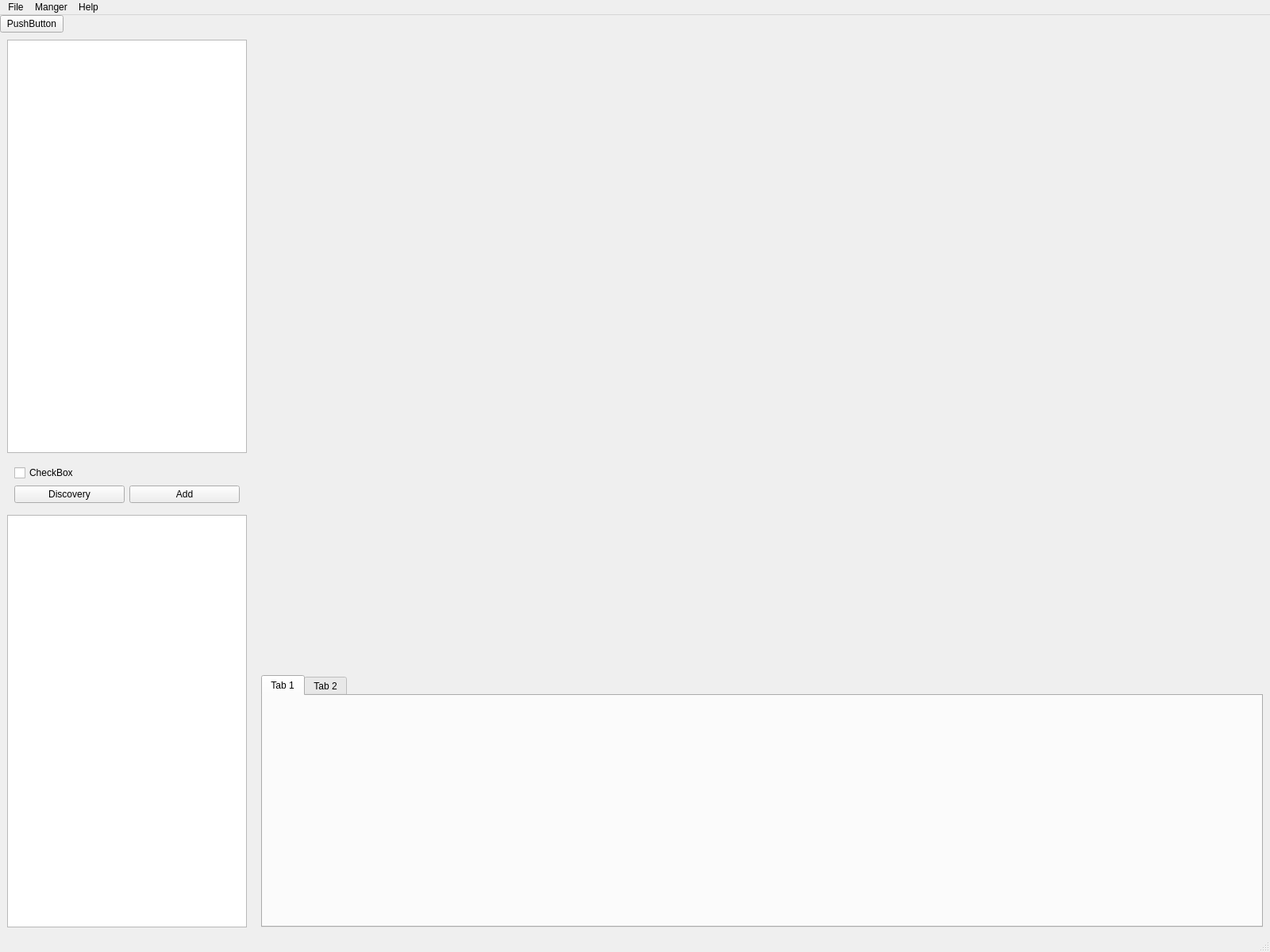
<?xml version="1.0" encoding="UTF-8"?>
<ui version="4.0">
 <class>MainWindow</class>
 <widget class="QMainWindow" name="MainWindow">
  <property name="geometry">
   <rect>
    <x>0</x>
    <y>0</y>
    <width>1600</width>
    <height>1200</height>
   </rect>
  </property>
  <property name="windowTitle">
   <string>MainWindow</string>
  </property>
  <property name="locale">
   <locale language="English" country="UnitedStates"/>
  </property>
  <widget class="QWidget" name="centralwidget">
   <layout class="QVBoxLayout" name="verticalLayout">
    <property name="spacing">
     <number>0</number>
    </property>
    <property name="leftMargin">
     <number>0</number>
    </property>
    <property name="topMargin">
     <number>0</number>
    </property>
    <property name="rightMargin">
     <number>0</number>
    </property>
    <property name="bottomMargin">
     <number>0</number>
    </property>
    <item>
     <widget class="QWidget" name="widget" native="true">
      <layout class="QHBoxLayout" name="horizontalLayout">
       <property name="spacing">
        <number>0</number>
       </property>
       <property name="leftMargin">
        <number>0</number>
       </property>
       <property name="topMargin">
        <number>0</number>
       </property>
       <property name="rightMargin">
        <number>0</number>
       </property>
       <property name="bottomMargin">
        <number>0</number>
       </property>
       <item>
        <widget class="QPushButton" name="pushButton">
         <property name="text">
          <string>PushButton</string>
         </property>
        </widget>
       </item>
       <item>
        <spacer name="horizontalSpacer">
         <property name="orientation">
          <enum>Qt::Horizontal</enum>
         </property>
         <property name="sizeHint" stdset="0">
          <size>
           <width>40</width>
           <height>20</height>
          </size>
         </property>
        </spacer>
       </item>
      </layout>
     </widget>
    </item>
    <item>
     <widget class="QWidget" name="widget_2" native="true">
      <layout class="QHBoxLayout" name="horizontalLayout_2" stretch="2,8">
       <property name="spacing">
        <number>0</number>
       </property>
       <property name="leftMargin">
        <number>0</number>
       </property>
       <property name="topMargin">
        <number>0</number>
       </property>
       <property name="rightMargin">
        <number>0</number>
       </property>
       <property name="bottomMargin">
        <number>0</number>
       </property>
       <item>
        <widget class="QWidget" name="widget_3" native="true">
         <property name="styleSheet">
          <string notr="true"/>
         </property>
         <layout class="QVBoxLayout" name="verticalLayout_2">
          <item>
           <widget class="QTableWidget" name="TableWidget">
            <property name="styleSheet">
             <string notr="true"/>
            </property>
           </widget>
          </item>
          <item>
           <widget class="QWidget" name="widget_5" native="true">
            <property name="autoFillBackground">
             <bool>true</bool>
            </property>
            <layout class="QGridLayout" name="gridLayout">
             <item row="1" column="0">
              <widget class="QPushButton" name="pushButton_2">
               <property name="text">
                <string>Discovery</string>
               </property>
              </widget>
             </item>
             <item row="1" column="1">
              <widget class="QPushButton" name="pushButton_3">
               <property name="text">
                <string>Add</string>
               </property>
              </widget>
             </item>
             <item row="0" column="0">
              <widget class="QCheckBox" name="checkBox">
               <property name="text">
                <string>CheckBox</string>
               </property>
              </widget>
             </item>
            </layout>
           </widget>
          </item>
          <item>
           <widget class="QTableWidget" name="TableWidget_2"/>
          </item>
         </layout>
        </widget>
       </item>
       <item>
        <widget class="QWidget" name="widget_4" native="true">
         <layout class="QVBoxLayout" name="verticalLayout_3" stretch="5,2">
          <item>
           <widget class="QWidget" name="widget_6" native="true"/>
          </item>
          <item>
           <widget class="QTabWidget" name="tabWidget">
            <widget class="QWidget" name="tab">
             <attribute name="title">
              <string>Tab 1</string>
             </attribute>
            </widget>
            <widget class="QWidget" name="tab_2">
             <attribute name="title">
              <string>Tab 2</string>
             </attribute>
            </widget>
           </widget>
          </item>
         </layout>
        </widget>
       </item>
      </layout>
     </widget>
    </item>
   </layout>
  </widget>
  <widget class="QMenuBar" name="menubar">
   <property name="geometry">
    <rect>
     <x>0</x>
     <y>0</y>
     <width>1600</width>
     <height>26</height>
    </rect>
   </property>
   <property name="defaultUp">
    <bool>false</bool>
   </property>
   <widget class="QMenu" name="menuFile">
    <property name="locale">
     <locale language="English" country="UnitedStates"/>
    </property>
    <property name="title">
     <string>File</string>
    </property>
   </widget>
   <widget class="QMenu" name="menuManger">
    <property name="layoutDirection">
     <enum>Qt::LeftToRight</enum>
    </property>
    <property name="autoFillBackground">
     <bool>false</bool>
    </property>
    <property name="locale">
     <locale language="English" country="UnitedStates"/>
    </property>
    <property name="title">
     <string>Manger</string>
    </property>
   </widget>
   <widget class="QMenu" name="menuHelp">
    <property name="locale">
     <locale language="English" country="UnitedStates"/>
    </property>
    <property name="title">
     <string>Help</string>
    </property>
    <addaction name="actionVersion"/>
   </widget>
   <addaction name="menuFile"/>
   <addaction name="menuManger"/>
   <addaction name="menuHelp"/>
  </widget>
  <widget class="QStatusBar" name="statusbar"/>
  <action name="actionVersion">
   <property name="text">
    <string>Version</string>
   </property>
  </action>
 </widget>
 <resources/>
 <connections/>
</ui>
